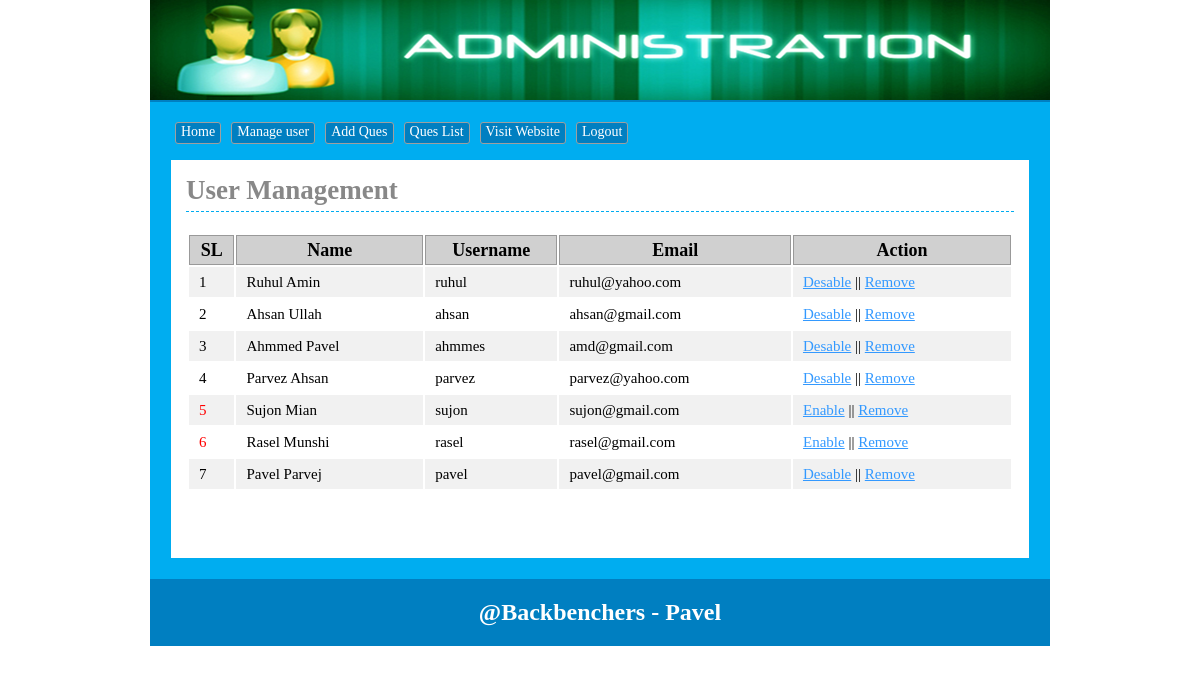
The app's page /admin/users.php (signed in) with its own data.
### tables this page shows
CREATE TABLE `tbl_user` (
  `userid` int(11) NOT NULL,
  `name` varchar(255) NOT NULL,
  `username` varchar(255) NOT NULL,
  `email` varchar(255) NOT NULL,
  `password` varchar(255) NOT NULL,
  `status` int(11) NOT NULL DEFAULT '0'
);

### lib/Database.php (called while the page is built, shortened)
<?php
Class Database{
	public $host   = DB_HOST;
	public $user   = DB_USER;
	public $pass   = DB_PASS;
	public $dbname = DB_NAME;
	public $link;
	private function connectDB(){
	$this->link = new mysqli($this->host, $this->user, $this->pass, $this->dbname);
 }
	public function select($query){
		$result = $this->link->query($query) or die($this->link->error.__LINE__);
		if($result->num_rows > 0){
			return $result;
		} else {
			return false;
		}
	}
}

### classes/User.php (called while the page is built, shortened)
<?php
    $filepath = realpath(dirname(__FILE__));
	include_once ($filepath.'/../lib/Database.php');
?>
<?php
    class User{
        private $db;
        public function __construct(){
        	$this->db = new Database();
        }
        public function getAllUser(){
        	$query = "SELECT * FROM tbl_user ORDER BY userid DESC";
            $result = $this->db->select($query);
            return $result;
        }
    }

### admin/users.php (the view, shortened to what this page needs)
<?php
    $filepath = realpath(dirname(__FILE__));
	include_once ($filepath.'/inc/header.php');
    include_once ("../classes/User.php");
    $usr = new User();
?>
<div class="main">
    <h1>User Management</h1>
    <div class="manageuser">
    	<table class="tblone">
            <tr>
                <th>SL</th>
                <th>Name</th>
                <th>Username</th>
                <th>Email</th>
                <th>Action</th>
            </tr>
            <?php
                $allUser = $usr->getAllUser();
                if($allUser){
                    $i = 0;
                    while ($data = $allUser->fetch_assoc()) {
                        $i++;
            ?>
            <tr>
                <td>
                    <?php
                        if($data['status'] == 1){
                            echo "<span style='color: red'>".$i."</span>";
                        } else{
                            echo $i;
                        }
                    ?>
                </td>
                <td><?php echo $data['name']; ?></td>
                <td><?php echo $data['username']; ?></td>
                <td><?php echo $data['email']; ?></td>
                <td>
                <?php
                    if($data['status'] == 0){
                ?>
                    <a onclick="return confirm('Are You Sure To Desable?')" href="?desable=<?php echo $data['userid']; ?>">Desable</a>
                <?php
                    }else{
                ?>
                    <a onclick="return confirm('Are You Sure To Enable?')" href="?enable=<?php echo $data['userid']; ?>">Enable</a>
                <?php
                    }
                ?>
                    || <a onclick="return confirm('Are You Sure To Remove?')" href="?remove=<?php echo $data['userid']; ?>">Remove</a>
                </td>
            </tr>
            <?php
                    }
                }
            ?>
        </table>
    </div>
</div>
<?php include 'inc/footer.php'; ?>

### admin/inc/header.php (shortened to what this page needs)
<?php
    include_once ("../lib/Database.php");
?>
<!doctype html>
<html>
<head>
	<link rel="stylesheet" href="css/admin.css">
</head>
<body>
<div class="phpcoding">
	<section class="headeroption"></section>
		<section class="maincontent">
		<div class="menu">
		<ul>
			<li><a href="index.php">Home</a></li>
			<li><a href="users.php">Manage user</a></li>
			<li><a href="quesadd.php">Add Ques</a></li>
			<li><a href="queslist.php">Ques List</a></li>
			<li><a target="_blank" href="../">Visit Website</a></li>
			<li><a href="?action=logout">Logout</a></li>
		</ul>
	 </div>

### admin/inc/footer.php
 </section>
<section class="footeroption">
		<h2><?php echo "@Backbenchers - Pavel"; ?></h2>
	</section>
</div>
</body>
</html>

### admin/css/admin.css (style rules this page uses)
* { margin:0;padding:0;outline:none }
body { font-family:verdana }
.phpcoding { width:900px; margin: 0 auto;background:#00ADF0 }
.headeroption { background: #007FC1 url("../img/adminbanner.png") no-repeat scroll 0 0; border-bottom: 2px solid #007FC1; height: 100px; }
.footeroption { background:#007FC1;color:#fff;text-align:center;padding:20px; }
.headeroption h2, .footeroption h2 { margin:0;font-size:24px }
.maincontent { font-size: 18px; min-height: 430px; padding: 20px; }
.tblone { width:100%;border:1px solid #fff;margin:20px 0 }
.tblone td { font-size: 15px; padding: 5px 10px; }
table.tblone th { background-color: #d0d0d0; border: 1px solid #999; }
table.tblone tr:nth-child(2n+1) { background:#fff;height:30px; }
table.tblone tr:nth-child(2n) { background:#f1f1f1;height:30px; }
.tblone td a { color:#3399FF; }
.main { background: #fff none repeat scroll 0 0; border: 1px solid #00ACF0; margin-top: 10px; min-height: 368px; padding: 15px; width: 828px; }
.main h1 { border-bottom: 1px dashed #00ACF0; color: #888; margin: 0 0 5px; padding-bottom: 5px; }
.menu { overflow:hidden; }
.menu ul { margin:0;padding:0;list-style:none }
.menu ul li { display:block;float:left; }
.menu ul li a { border: 1px solid #9f9f9f; border-radius: 3px; color: #fff; display: block; font-size: 14px; margin: 0 5px 5px; padding: 1px 5px 3px; text-decoration: none; background: #007FC1; }

### records on screen
tbl_user: name "Ruhul Amin", username "ruhul", email "ruhul@yahoo.com"
tbl_user: name "Ahsan Ullah", username "ahsan", email "ahsan@gmail.com"
tbl_user: name "Ahmmed Pavel", username "ahmmes", email "amd@gmail.com"
tbl_user: name "Parvez Ahsan", username "parvez", email "parvez@yahoo.com"
tbl_user: name "Sujon Mian", username "sujon", email "sujon@gmail.com"
tbl_user: name "Rasel Munshi", username "rasel", email "rasel@gmail.com"
tbl_user: name "Pavel Parvej", username "pavel", email "pavel@gmail.com"
